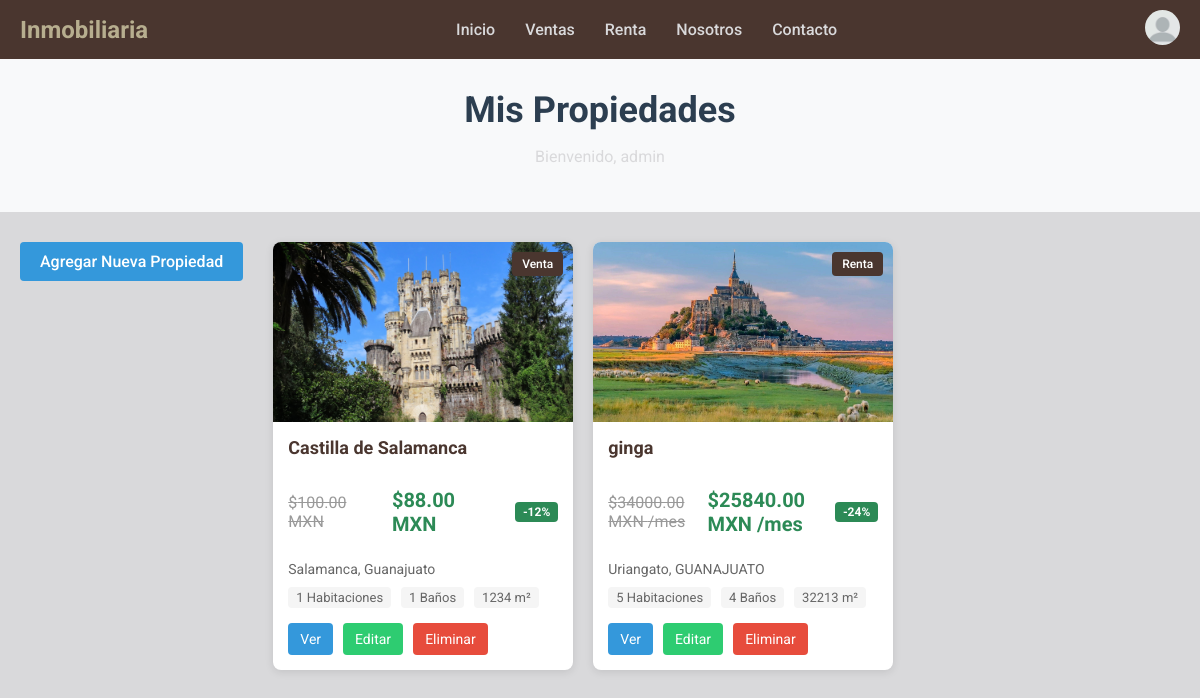
Screenshot of /mis-propiedades/ (signed in) with the database file from the repository.
### real_estate/models.py (models this page shows, shortened)
class Property(models.Model):
    owner = models.ForeignKey(User, on_delete=models.CASCADE, related_name='properties', null=True, blank=True)
    PROPERTY_TYPE_CHOICES = [
        ('casa', 'Casa'),
        ('departamento', 'Departamento'),
        ('terreno', 'Terreno'),
        ('comercial', 'Local Comercial'),
        ('oficina', 'Oficina'),
    ]
    LISTING_TYPE_CHOICES = [
        ('venta', 'Venta'),
        ('renta', 'Renta'),
    ]
    title = models.CharField(max_length=200, verbose_name="Título")
    description = models.TextField(verbose_name="Descripción")
    price = models.DecimalField(max_digits=12, decimal_places=2, verbose_name="Precio")
    discount_percentage = models.DecimalField(max_digits=5, decimal_places=2, default=0, verbose_name="Descuento (%)")
    address = models.CharField(max_length=255, verbose_name="Dirección")
    city = models.CharField(max_length=100, verbose_name="Ciudad")
    state = models.CharField(max_length=100, verbose_name="Estado")
    bedrooms = models.PositiveSmallIntegerField(default=0, verbose_name="Habitaciones")
    bathrooms = models.PositiveSmallIntegerField(default=0, verbose_name="Baños")
    area = models.PositiveIntegerField(help_text="Área en metros cuadrados", verbose_name="Superficie")
    parking_spaces = models.PositiveSmallIntegerField(default=0, verbose_name="Estacionamientos")
    property_type = models.CharField(max_length=20, choices=PROPERTY_TYPE_CHOICES, verbose_name="Tipo de Propiedad")
    listing_type = models.CharField(max_length=10, choices=LISTING_TYPE_CHOICES, verbose_name="Tipo de Listado")
    is_featured = models.BooleanField(default=False, verbose_name="Destacado")
    accepts_pets = models.BooleanField(default=False, verbose_name="Acepta Mascotas")
    is_furnished = models.BooleanField(default=False, verbose_name="Amueblado")
    has_security = models.BooleanField(default=False, verbose_name="Seguridad 24h")
    created_at = models.DateTimeField(auto_now_add=True, verbose_name="Fecha de Creación")
    updated_at = models.DateTimeField(auto_now=True, verbose_name="Última Actualización")
    latitude = models.DecimalField(max_digits=22, decimal_places=16, null=True, blank=True, verbose_name="Latitud")
    longitude = models.DecimalField(max_digits=22, decimal_places=16, null=True, blank=True, verbose_name="Longitud")
    def get_discounted_price(self):
        if self.discount_percentage > 0:
            discount_amount = (self.price * self.discount_percentage) / 100
            return self.price - discount_amount
        return self.price
    def has_discount(self):
        return self.discount_percentage > 0
    class Meta:
        verbose_name = "Propiedad"
        verbose_name_plural = "Propiedades"

class PropertyImage(models.Model):
    property = models.ForeignKey(Property, related_name='images', on_delete=models.CASCADE, verbose_name="Propiedad")
    image = models.ImageField(upload_to='properties/', verbose_name="Imagen")
    is_main = models.BooleanField(default=False, verbose_name="Imagen Principal")
    class Meta:
        verbose_name = "Imagen de Propiedad"
        verbose_name_plural = "Imágenes de Propiedades"

### real_estate/views.py (the view)
# urls.py: path('mis-propiedades/', views.my_properties, name='my_properties'),
@login_required
def my_properties(request):
    properties = Property.objects.filter(owner=request.user)
    for prop in properties:
        main_images = prop.images.filter(is_main=True)
        if main_images.exists():
            prop.main_image = main_images.first()
        else:
            prop.main_image = prop.images.first() if prop.images.exists() else None
    return render(request, 'real_estate/my_properties.html', {
        'properties': properties
    })

### templates/real_estate/my_properties.html (shortened to what this page needs)
{% extends 'real_estate/base.html' %}
{% load static %}
{% block extra_css %}
<link rel="stylesheet" href="{% static 'css/catalogo.css' %}">
{% endblock %}
{% block content %}
<div class="page-header">
    <h1>Mis Propiedades</h1>
    <p>Bienvenido, {{ request.user.username }}</p>
</div>
<div class="catalog-container">
    <div class="add-property-container">
        <a href="{% url 'add_property' %}" class="add-property-btn">
            Agregar Nueva Propiedad
        </a>
    </div>
    <main class="properties-grid">
        {% if properties %}
            {% for property in properties %}
                <div class="property-item">
                    <div class="property-image">
                        {% if property.main_image %}
                            <img src="{{ property.main_image.image.url }}" alt="{{ property.title }}">
                        {% else %}
                            <img src="{% static 'imgs/CHANTE1.jpg' %}" alt="{{ property.title }}">
                        {% endif %}
                        <span class="property-tag">{{ property.get_listing_type_display }}</span>
                    </div>
                    <div class="property-info">
                        <h3>{{ property.title }}</h3>
                        {% if property.has_discount %}
                            <div class="property-price-container">
                                <p class="property-original-price">${{ property.price }} MXN
                                    {% if property.listing_type == 'renta' %}/mes{% endif %}
                                </p>
                                <p class="property-discount-price">${{ property.get_discounted_price|floatformat:2 }} MXN
                                    {% if property.listing_type == 'renta' %}/mes{% endif %}
                                </p>
                                <span class="property-discount-badge">-{{ property.discount_percentage|floatformat:0 }}%</span>
                            </div>
                        {% else %}
                            <p class="property-price">${{ property.price }} MXN
                                {% if property.listing_type == 'renta' %}/mes{% endif %}
                            </p>
                        {% endif %}
                        <p class="property-location">{{ property.city }}, {{ property.state }}</p>
                        <div class="property-features">
                            <span>{{ property.bedrooms }} Habitaciones</span>
                            <span>{{ property.bathrooms }} Baños</span>
                            <span>{{ property.area }} m²</span>
                        </div>
                        <div class="property-actions">
                            <a href="{% url 'detalle_propiedad' property.id %}" class="view-property-btn">Ver</a>
                            <a href="{% url 'edit_property' property.id %}" class="edit-property-btn">Editar</a>
                            <a href="{% url 'delete_property' property.id %}" class="delete-property-btn">Eliminar</a>
                        </div>
                    </div>
                </div>
            {% endfor %}
        {% else %}
            <div class="no-properties">
                <p>No tienes propiedades registradas. ¡Agrega una nueva propiedad!</p>
            </div>
        {% endif %}
    </main>
</div>
{% endblock %}

### static/css/styles.css (style rules this page uses)
body { font-family: 'Roboto', sans-serif; margin: 0; padding: 0; background-color: #d9d9db; color: #121210; }

### static/css/catalogo.css (style rules this page uses)
.page-header { background-color: #4a362f; color: #d9d9db; padding: 30px 0; text-align: center; }
.page-header h1 { margin: 0; font-size: 36px; }
.catalog-container { display: flex; max-width: 1250px; margin: 30px auto; padding: 0 20px; gap: 30px; }
.properties-grid { flex: 1; display: flex; flex-wrap: wrap; gap: 20px; width: 100%; }
.property-item { background-color: #fff; border-radius: 8px; overflow: hidden; box-shadow: 0 2px 8px rgba(0, 0, 0, 0.1); transition: transform 0.3s ease, box-shadow 0.3s ease; display: flex; flex-direction: column; width: 300px; max-width: 300px; margin-bottom: 20px; }
.property-image { position: relative; height: 180px; overflow: hidden; }
.property-image img { width: 100%; height: 100%; object-fit: cover; }
.property-image { position: relative; height: 180px; }
.property-tag { position: absolute; top: 10px; right: 10px; background-color: #4a362f; color: white; padding: 5px 10px; border-radius: 4px; font-size: 12px; font-weight: 500; }
.property-info { padding: 15px; }
.property-info h3 { margin: 0 0 10px 0; font-size: 18px; color: #4a362f; }
.property-location { color: #666; font-size: 14px; margin: 0 0 10px 0; display: flex; align-items: center; }
.property-features { display: flex; flex-wrap: wrap; gap: 10px; margin-bottom: 15px; font-size: 13px; color: #666; }
.property-features span { background-color: #f5f5f5; padding: 3px 8px; border-radius: 4px; }
.property-price-container { display: flex; align-items: center; gap: 10px; margin-bottom: 5px; }
.property-original-price { text-decoration: line-through; color: #999; font-size: 16px; }
.property-discount-price { font-size: 20px; font-weight: 700; color: #2c8a56; }
.property-discount-badge { background-color: #2c8a56; color: white; padding: 3px 8px; border-radius: 4px; font-size: 12px; font-weight: 700; display: inline-block; margin-left: 5px; }

### templates/real_estate/my_properties.html (style rules this page uses)
.add-property-btn { display: inline-block; background-color: #3498db; color: white; padding: 10px 20px; border-radius: 4px; text-decoration: none; margin-bottom: 20px; font-weight: 500; }
.property-actions { display: flex; gap: 10px; margin-top: 10px; }
.property-actions a { padding: 8px 12px; border-radius: 4px; text-decoration: none; color: white; font-size: 14px; }
.view-property-btn { background-color: #3498db; }
.edit-property-btn { background-color: #2ecc71; }
.delete-property-btn { background-color: #e74c3c; }
.page-header { background-color: #f8f9fa; padding: 30px 0; text-align: center; margin-bottom: 30px; }
.page-header h1 { margin-bottom: 10px; color: #2c3e50; }

### rows the page displays
Property: main_image.image (picture), listing_type "Venta", title "Castilla de Salamanca", price "100.00", get_discounted_price "88.00", discount_percentage "12", city "Salamanca", state "Guanajuato", bedrooms "1", bathrooms "1", area "1234"
Property: main_image.image (picture), listing_type "Renta", title "ginga", price "34000.00", shows "/mes", get_discounted_price "25840.00", discount_percentage "24", city "Uriangato", state "GUANAJUATO", bedrooms "5", bathrooms "4", area "32213"

### other values shown
{{ request.user.username }} "admin"
